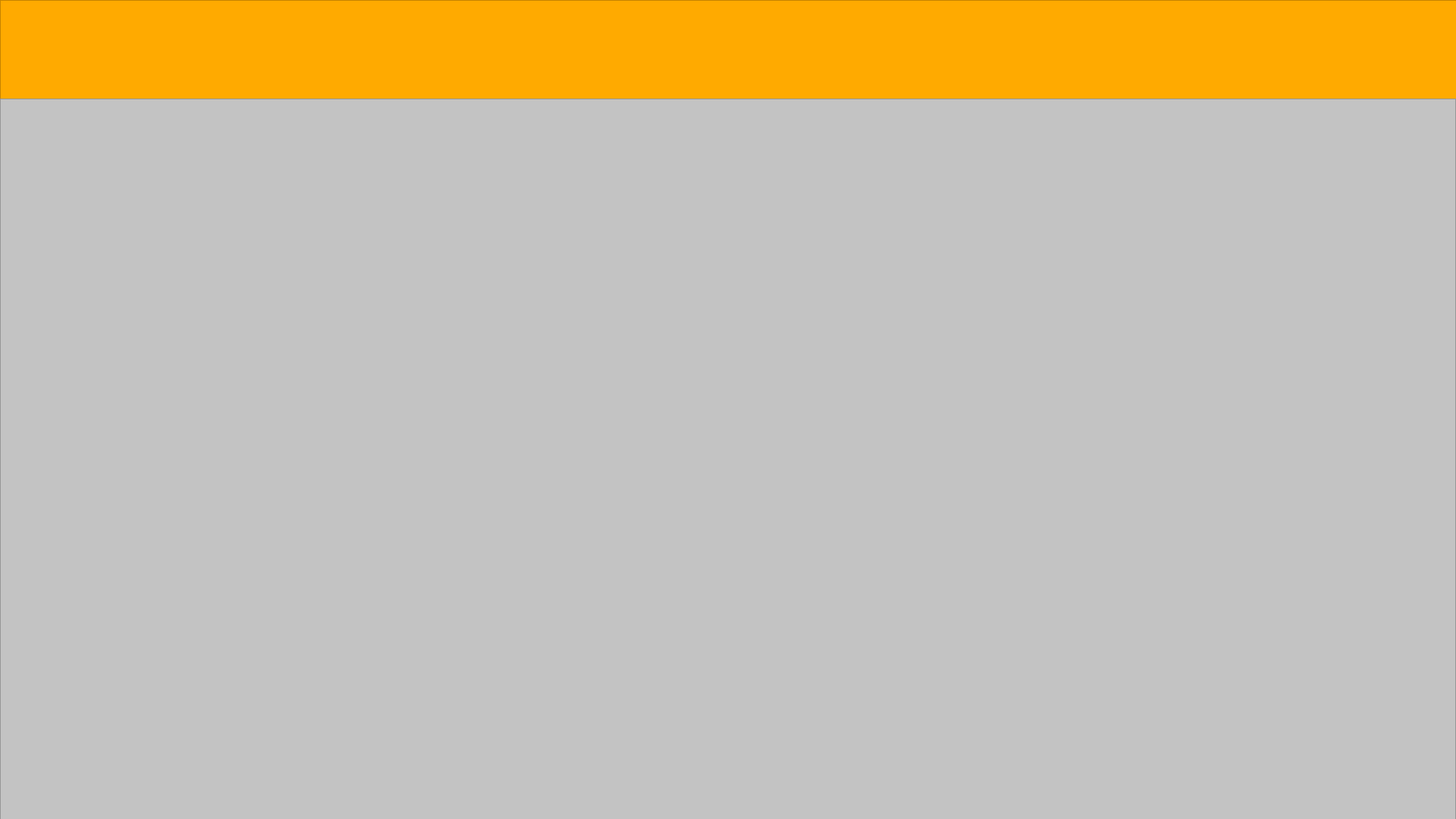
<?xml version="1.0" encoding="UTF-8"?>
<ui version="4.0">
 <class>UserList</class>
 <widget class="QMainWindow" name="UserList">
  <property name="geometry">
   <rect>
    <x>0</x>
    <y>0</y>
    <width>1920</width>
    <height>1080</height>
   </rect>
  </property>
  <property name="windowTitle">
   <string>UserList</string>
  </property>
  <property name="styleSheet">
   <string notr="true">background-color: rgb(195, 195, 195);</string>
  </property>
  <widget class="QWidget" name="centralWidget">
   <widget class="QGraphicsView" name="graphicsView">
    <property name="geometry">
     <rect>
      <x>0</x>
      <y>0</y>
      <width>1921</width>
      <height>131</height>
     </rect>
    </property>
    <property name="styleSheet">
     <string notr="true">background-color: rgb(255, 170, 0);</string>
    </property>
   </widget>
   <widget class="QLabel" name="label">
    <property name="geometry">
     <rect>
      <x>840</x>
      <y>10</y>
      <width>221</width>
      <height>101</height>
     </rect>
    </property>
    <property name="styleSheet">
     <string notr="true">background-color: rgba(255, 255, 255, 0);</string>
    </property>
    <property name="text">
     <string/>
    </property>
    <property name="pixmap">
     <pixmap>data/arhm.png</pixmap>
    </property>
    <property name="scaledContents">
     <bool>true</bool>
    </property>
   </widget>
   <widget class="QScrollArea" name="scrollArea">
    <property name="geometry">
     <rect>
      <x>0</x>
      <y>130</y>
      <width>1920</width>
      <height>951</height>
     </rect>
    </property>
    <property name="verticalScrollBarPolicy">
     <enum>Qt::ScrollBarAlwaysOff</enum>
    </property>
    <property name="sizeAdjustPolicy">
     <enum>QAbstractScrollArea::AdjustToContentsOnFirstShow</enum>
    </property>
    <property name="widgetResizable">
     <bool>true</bool>
    </property>
    <widget class="QWidget" name="scrollAreaWidgetContents">
     <property name="geometry">
      <rect>
       <x>0</x>
       <y>0</y>
       <width>1918</width>
       <height>949</height>
      </rect>
     </property>
    </widget>
   </widget>
  </widget>
 </widget>
 <layoutdefault spacing="6" margin="11"/>
 <resources/>
 <connections/>
</ui>
